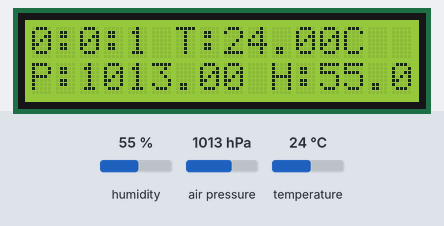
A sketch run on a simulated Arduino Uno, built with avr-gcc and run on an emulated ATmega328P. Shown: 16×2 character LCD. The test bench sets the inputs (shaded band); at power-on: humidity 55 %, air pressure 1013 hPa, temperature 24 °C.

Above: at 1.2 s.
1.3 s: humidity set to 22 %
At 3.4 s:
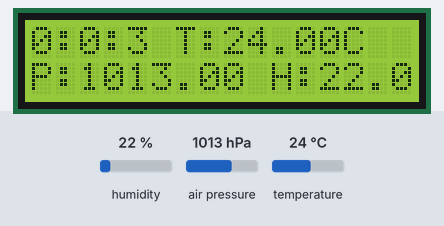
4.5 s: air pressure set to 952 hPa
At 5.8 s:
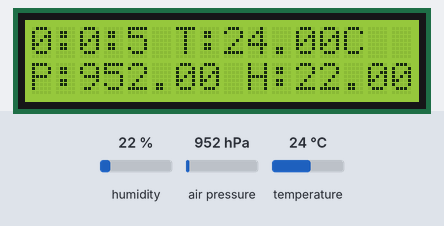
6.5 s: temperature set to 12 °C
At 9.8 s:
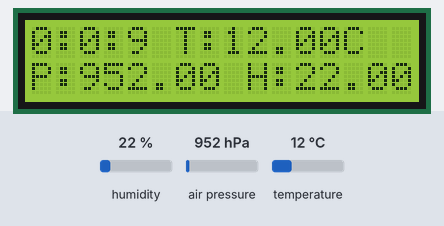
10.5 s: air pressure set to 975 hPa
At 11.8 s:
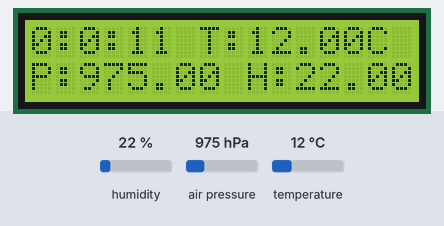
12.5 s: humidity set to 40 %
At 15.8 s:
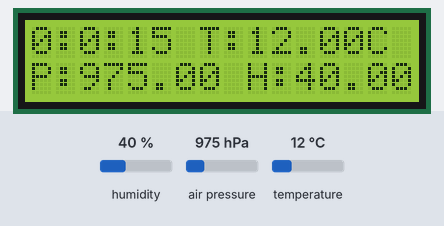
16.5 s: air pressure set to 1000 hPa
At 60.8 s:
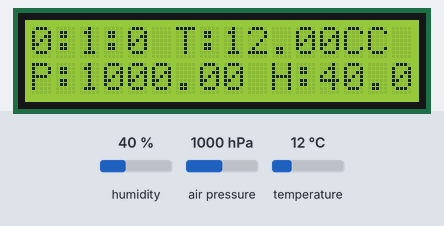
Timing chart, 0 to 62.3 s (numbered marks = the images above; inputs shaded):
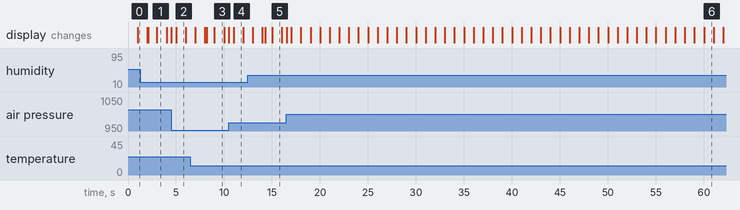

The sketch:

MC2.ino
```cpp
// Подключение библиотек для работы с датчиками и дисплеем
#include <Wire.h>           // Библиотека для работы с шиной I2C
#include <LiquidCrystal.h>  // Библиотека для работы с ЖК-дисплеем
#include <DHT.h>            // Библиотека для работы с датчиком температуры и влажности
#include <SFE_BMP180.h>     // Библиотека для работы с барометром BMP180
#include <DS3232RTC.h>      // Библиотека для работы с RTC (реальным временем)

LiquidCrystal lcd(12, 11, 5, 4, 3, 2);  // Инициализация ЖК-дисплея
DHT dht(7, DHT11);                     // Инициализация датчика температуры и влажности DHT11 на пине 7
SFE_BMP180 bmp180;                     // Создание объекта для работы с BMP180 (барометр)

void setup() {
  // Настройка дисплея
  lcd.begin(16, 2);  // Инициализация ЖК-дисплея 16x2

  // Инициализация датчиков
  dht.begin();  // Инициализация датчика DHT11
  bmp180.begin(); // Инициализация BMP180 (барометр)

  // Запуск последовательной передачи данных
  Serial.begin(9600);  // Настройка скорости передачи данных по порту USB
}

void loop() {
  // Чтение данных с датчиков
  float temperature = dht.readTemperature();  // Чтение температуры с датчика DHT11
  float humidity = dht.readHumidity();        // Чтение влажности с датчика DHT11

  double pressure, temperatureBmp180;
  bmp180.startTemperature();  // Запуск измерения температуры барометром
  bmp180.startPressure(3);    // Запуск измерения давления
  bmp180.getPressure(pressure, temperatureBmp180);  // Получение значения давления и температуры

  // Выводим текущие данные на дисплей
  lcd.setCursor(0, 0);  // Установка курсора на верхнюю строку дисплея
  lcd.print(hour());     // Вывод текущего часа
  lcd.print(":");        // Вывод двоеточия
  lcd.print(minute());   // Вывод текущей минуты
  lcd.print(":");        // Вывод двоеточия
  lcd.print(second());   // Вывод текущей секунды
  lcd.print(" T:");     // Текст для температуры
  lcd.print(temperature);  // Вывод температуры с датчика DHT11
  lcd.print("C");        // Символ для обозначения градусов Цельсия

  // Переход на вторую строку дисплея
  lcd.setCursor(0, 1);  // Установка курсора на нижнюю строку дисплея
  lcd.print("P:");      // Текст для давления
  lcd.print(pressure);   // Вывод значения давления с датчика BMP180
  lcd.print(" H:");     // Текст для влажности
  lcd.print(humidity);   // Вывод влажности с датчика DHT11
}
```

Measured:
- what the display in image 1 shows lasts 1.0 s, from 3.0 s to 4.0 s
